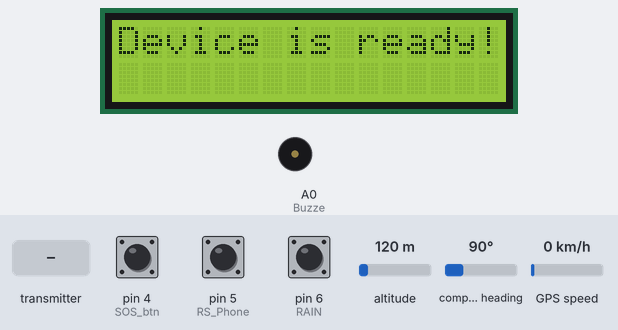
This sketch was run on a simulated Arduino Uno, built with avr-gcc and run on an emulated ATmega328P. On the bench: 16×2 character LCD, buzzer (waves = sounding, pin HIGH). The inputs (shaded band) are chosen by the test bench; at power-on: pin 4 (SOS_btn) HIGH, pin 5 (RS_Phone) HIGH, pin 6 (RAIN) HIGH, altitude 120 m, compass heading 90°, GPS speed 0 km/h. The GPS gets a fix after 3 s at 37.7749, -122.4194 with 8 satellites; no radio packets arrive unless stated; the modem accepts every AT command (registered, SIM ready, sends succeed) and sends nothing else; what the sketch prints to the serial monitor is not drawn.

Above: at 1.7 s.
At 6.5 s:
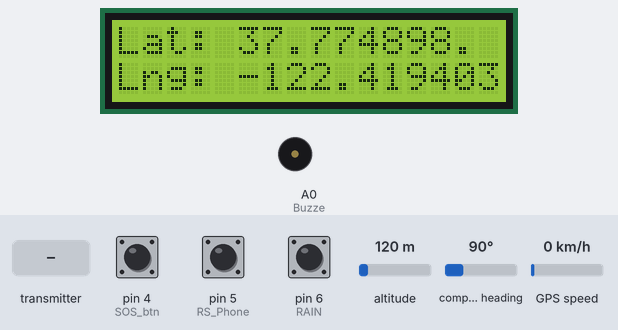
6.6 s: the transmitter starts sending RX_Connect = 0
At 6.9 s:
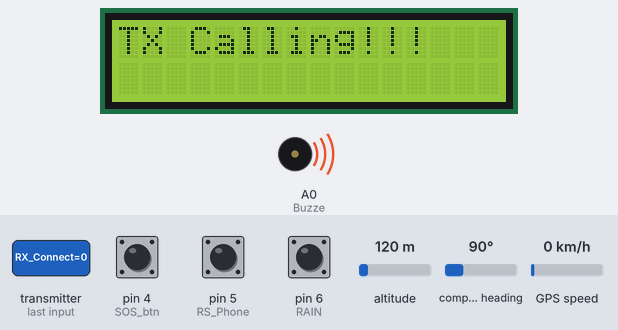
Timing chart, 0 to 9.6 s (numbered marks = the images above; inputs shaded):
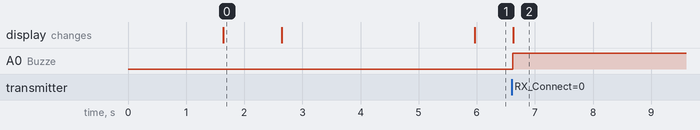

Measured:
- after the input at 6.6 s, A0 (Buzze): LOW → HIGH at once; the display: changes at once (image 2)
- what the display in image 0 shows lasts 1.0 s, from 1.6 s to 2.6 s

The sketch:

test_TX.ino
```cpp
 /*
 * VCC - 3.3v
 * GND - GND
 * CSN - 4
 * CE - 3
 * SCK - 13 mặc định SPI
 * MOSI - 11 SPI
 * MISO - 12 SPI0
 */

//--------------------------------------------------------LCD
#include <Wire.h>
#include <LiquidCrystal_I2C.h>
LiquidCrystal_I2C lcd(0x27,16,2);
//--------------------------------------------------------SIM - EPROM
#include <SoftwareSerial.h>
#include <EEPROM.h>
SoftwareSerial simSerial(3, 2);
//--------------------------------------------------------GPS
#include <AltSoftSerial.h>
AltSoftSerial gpsSerial;
#include <TinyGPS++.h>
TinyGPSPlus gps;
//--------------------------------------------------------RF
#include <SPI.h>
#include <nRF24L01.h>
#include <RF24.h>
RF24 radio(9, 10); // CE, CSN
const byte diachi[][6] = {"01234", "56789"};
//--------------------------------------------------------Cấu trúc Data
struct package_send{ int TX_Connect; int SOS; };
package_send data_send;
struct package_receive{ int RX_Connect; int Call;};
package_receive data_receive;
//--------------------------------------------------------Hàm Reset
void(* resetFunc) (void) = 0;
//--------------------------------------------------------Khởi tạo biến
unsigned long interrupt; //Time chạy RF
unsigned long ping;      //Độ trì hoãn
String ADMIN;            //Số ĐT ADMIN
String MAP;              //Tọa độ trong EPPROM
String MAPS;             //Tọa độ
int Mode = 0, flag = 6;  //Chế độ lấy tọa độ
float Lat, Lng;          //Tọa độ lấy trực tiếp
String lt, lg;

//--------------------------------------------------------Khởi tạo nút nhấn
#define SOS_btn  4        //Nút SOS
#define RS_Phone 5        //Nút xoá số đt ADMIN
#define RAIN     6        //Cảm biến mưa
#define Buzze    A0        //Còi

void setup()
{
  Serial.begin(9600);
  lcd.init();
  lcd.backlight();
  pinMode(SOS_btn,  INPUT_PULLUP);
  pinMode(RS_Phone, INPUT_PULLUP);
  pinMode(RAIN,     INPUT);
  pinMode(Buzze,    OUTPUT);

  simSerial.begin(9600);
  simSerial.println("AT+CMGF=1");   delay(500);
  simSerial.println("AT+CNMI=2,2,0,0,0");   delay(500);
  simSerial.println("AT+CMGL=\"REC UNREAD\"");   delay(500);
  for (int i = 0;  i < 12; ++i) { ADMIN  += char(EEPROM.read(i)); }
  for (int i = 15; i < 34; ++i) { MAP    += char(EEPROM.read(i)); }
  for (int i = 15; i < 23; ++i) { lt     += char(EEPROM.read(i)); }
  for (int i = 24; i < 34; ++i) { lg     += char(EEPROM.read(i)); }
  Serial.print(ADMIN); Serial.print(" | "); Serial.println(MAP);

  gpsSerial.begin(9600);

  if (radio.begin()) { Serial.println("NRF24L01 Start!"); }
  radio.openWritingPipe(diachi[1]);
  radio.openReadingPipe(1, diachi[0]);
  radio.setPALevel(RF24_PA_MIN);
  radio.setDataRate(RF24_250KBPS);

  if (ADMIN==0){
    lcd.setCursor(0,0); lcd.print(" Setting ADMIN  ");
    while (ADMIN==0) {Setup_ADMIN();}
  }

  lcd.setCursor(0,0); lcd.print("Device is ready!"); delay(1000); lcd.clear();
}

void loop()
{
  Setup_MAP();
  Load_GPS();
  digitalWrite(Buzze, 0);
//-----------------------------------------------------------SOS
  if(digitalRead(SOS_btn) == 0 || digitalRead(RAIN) == 0)
  {
    lcd.clear(); lcd.setCursor(0,0); lcd.print("SOS!!!");
    Send_SOS();
  }
//-----------------------------------------------------------Reset ADMIN và chế độ lấy MAP
  if(digitalRead(RS_Phone)==0)
  {
    Mode = !Mode;
    lcd.clear();
    while(digitalRead(RS_Phone)==0)
    {
      flag--; delay(1000);
      lcd.setCursor(0,0); lcd.print("Reset ADMIN is: ");
      lcd.setCursor(0,1); lcd.print(flag); lcd.print("s");
      if(flag <= 0){ for (int i = 0; i < 12; ++i) {EEPROM.write(i, 0);} delay(500); resetFunc();}
    }

    if(digitalRead(RS_Phone)==1){lcd.clear(); flag = 6;}
  }
//-----------------------------------------------------------Load MAP
  if(Mode==0)
  {
      String mydata = mydata+Lat+","+Lng;
      MAPS = mydata;
      mydata = "";
      Serial.println(MAPS);
      lcd.setCursor(0,0); lcd.print("Lat: "); lcd.print(Lat, 6); lcd.print(".");
      lcd.setCursor(0,1); lcd.print("Lng: "); lcd.print(Lng, 6); lcd.print(".");
  }
  if(Mode==1)
  {
      MAPS = MAP;
      Serial.println(MAPS);
      lcd.setCursor(0,0); lcd.print("Lat: "); lcd.print(lt);
      lcd.setCursor(0,1); lcd.print("Lng: "); lcd.print(lg);
  }
//-----------------------------------------------------------Load RF
  if(millis() - interrupt >= 1000) {NRF(); interrupt = millis();}

}
```

GPS.ino
```cpp
void Load_GPS()
{
  while (gpsSerial.available())
  {
    if (gps.encode(gpsSerial.read()))
    {
      Lat = gps.location.lat();
      Lng = gps.location.lng();
    }
  }
}
```

NRF.ino
```cpp
void NRF()
{
  radio.stopListening();
  data_send.TX_Connect = millis()/1000;
  data_send.SOS = digitalRead(SOS_btn);
  radio.write(&data_send, sizeof(package_send));

  radio.startListening();
  while(!radio.available())
  {
    ping++;
    if(ping/1000 > 50)
    {
      lcd.setCursor(0,0); lcd.print("Lost connecting");
      digitalWrite(Buzze, 1);
    }
  }

  radio.read(&data_receive, sizeof(package_receive));
  if(data_receive.Call == 0)
  {
    lcd.clear();
    lcd.setCursor(0,0); lcd.print("TX Calling!!!");
    Send_SOS();
  }
  ping = 0;
}
```

SIM.ino
```cpp
//---------------------------------------------------------------- Xử lý chuỗi
String splitString(String inputString, String delim, uint16_t pos){
String tmp = inputString;
  for(int i=0; i<pos; i++){
    tmp = tmp.substring(tmp.indexOf(delim)+1);
    if(tmp.indexOf(delim)== -1
    && i != pos -1 )
      return "";
  }
  return tmp.substring(0,tmp.indexOf(delim));
}


//---------------------------------------------------------------- Cài ADMIN
void Setup_ADMIN()
{
  while(simSerial.available())
  {
    String inputString;
    String Val;
    while(simSerial.available()){inputString = simSerial.readString();}
    delay(65);
    Serial.println(inputString);
    if(splitString(inputString,"#",1)=="ADMIN")
    {
      for(int i = 9; i < 21; i++){Val += inputString.charAt(i);}
      for (int i = 0; i < Val.length(); ++i){EEPROM.write(i, Val[i]);}
      delay(500);

      simSerial.println("AT+CMGF=1"); delay(500);
      simSerial.println("AT+CMGS=\"" + Val + "\"\r"); delay(500);
      simSerial.println("ADMIN OK! ");
      simSerial.println((char)26); delay(500);
      lcd.clear(); lcd.setCursor(0,0); lcd.print("ADMIN Completed");
      resetFunc(); // reset
    }
  }
}

//---------------------------------------------------------------- Cài Map
void Setup_MAP()
{
  while(simSerial.available())
  {
    String inputString;
    String Val;
    while(simSerial.available()){inputString = simSerial.readString();}
    delay(65);
    Serial.println(inputString);
    if(splitString(inputString,"#",1)=="MAP")
    {
      Val = splitString(inputString,"#",2);
      Serial.println(Val);
      for (int i = 0; i < Val.length(); ++i){EEPROM.write(15+i, Val[i]);}
      delay(500);

      simSerial.println("AT+CMGF=1"); delay(500);
      simSerial.println("AT+CMGS=\"" + Val + "\"\r"); delay(500);
      simSerial.println("MAP OK! ");
      simSerial.println((char)26); delay(500);
      lcd.clear(); lcd.setCursor(0,0); lcd.print("MAP Completed");
      resetFunc(); // reset
    }
  }
}

//---------------------------------------------------------------- Gửi SOS
void Send_SOS()
{
  simSerial.listen();
  digitalWrite(Buzze, 1);
  simSerial.println("AT+CMGF=1"); delay(500);
  simSerial.println("AT+CMGS=\"" + ADMIN + "\"\r"); delay(500);
  simSerial.println("Help me!");
  simSerial.print("http://maps.google.com/maps?z=18&q="); simSerial.println(MAPS);
  simSerial.println((char)26); delay(5000);

  simSerial.print (F("ATD"));
  simSerial.print (ADMIN);
  simSerial.print (F(";\r\n"));
  delay(20000);
  simSerial.print (F("ATH"));
  simSerial.print (F(";\r\n"));
  delay(500);
}
```
